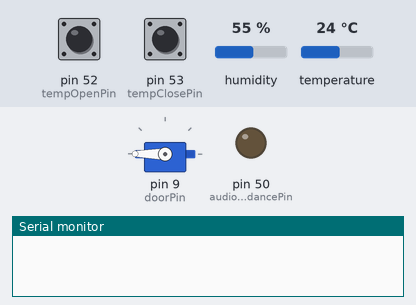
Bench run of a sketch on a simulated Arduino Mega 2560, built with avr-gcc and run on an emulated ATmega2560. Shown: servo, output pins drawn as LEDs (lit = HIGH), the last lines printed to the serial monitor. The inputs (shaded band) are chosen by the test bench; at power-on: pin 52 (tempOpenPin) HIGH, pin 53 (tempClosePin) HIGH, humidity 55 %, temperature 24 °C.

Above: at 1.2 s.
1.3 s: pin 52 (tempOpenPin) pulled LOW for 0.15 s
At 2.0 s:
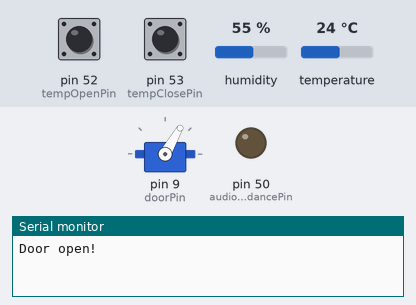
2.9 s: pin 53 (tempClosePin) pulled LOW for 0.15 s
At 4.1 s:
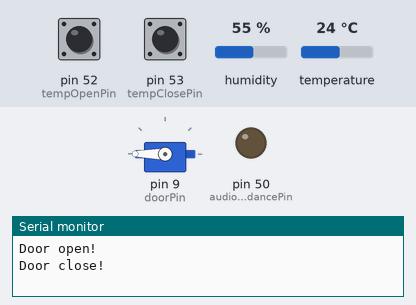
7.0 s: pin 52 (tempOpenPin) pulled LOW for 1 s
At 7.6 s:
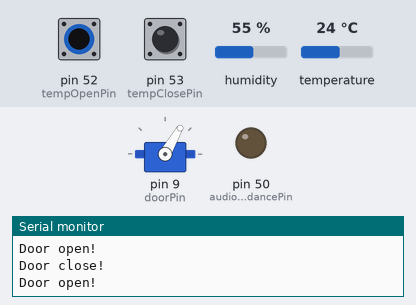
9.5 s: pin 53 (tempClosePin) pulled LOW for 1 s
At 10.3 s:
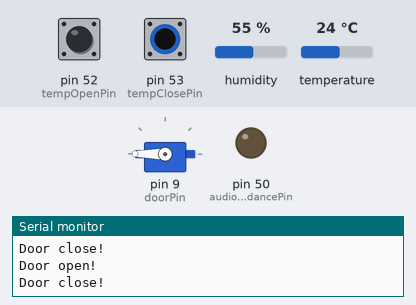
Timing chart, 0 to 12.5 s (numbered marks = the images above; inputs shaded):
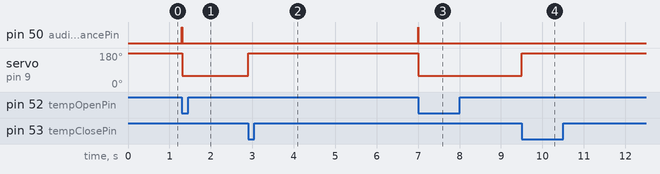

Measured:
- after the input at 1.3 s, pin 50 (audioGuidancePin): LOW → HIGH at once, → LOW 0.01 s later; servo on pin 9 (doorPin): 180° → 60° at once
- after the input at 2.9 s, servo on pin 9 (doorPin): 60° → 180° at once
- after the input at 7.0 s, pin 50 (audioGuidancePin): LOW → HIGH at once, → LOW 0.01 s later; servo on pin 9 (doorPin): 180° → 60° at once
- after the input at 9.5 s, servo on pin 9 (doorPin): 60° → 180° at once

The sketch:

Voice-Recognition-Audio-Guidance.ino
```cpp
#include <SoftwareSerial.h>
#include <Servo.h>
#include <DHT.h>

const int audioGuidancePin = 50;
const int tempOpenPin = 52;
const int tempClosePin = 53;
boolean isDoorOpen;

const int dhtPin = 4;
const int doorPin = 9;
const int btRx = 10;
const int btTx = 11;

DHT dhtModule(dhtPin, DHT11);
float humidity;

// declaration class instances
SoftwareSerial btSerial(btTx, btRx);
Servo doorServo;
int doorAngle = 180;

void setup() {
    // for monitoring
    Serial.begin(9600);

    // Mega <-> Touch Screen
//    Serial3.begin(9600);

    // Mega <-> Uno UART communication -> Serial1 object (19:Rx, 18:Tx)
    Serial1.begin(9600);

    // Mega <-> Smartphone Bluetooth communication
    btSerial.begin(9600);

    doorServo.attach(doorPin);
    doorServo.write(doorAngle);


    pinMode(audioGuidancePin, OUTPUT);
    pinMode(tempOpenPin, INPUT_PULLUP);
    pinMode(tempClosePin, INPUT_PULLUP);

    isDoorOpen = false;
}

void getHumidity() {            // 습도 측정
    humidity = dhtModule.readHumidity();
    //char hTemp[10] = {0};
    //utoa(int(humidity), hTemp, 10);
    //t1.setText(hTemp);
    //Serial.println(humidity);
}

unsigned long t1_prev = 0;            // millis 함수을 위한 변수
unsigned long t1_delay = 1500;

void loop() {
    unsigned long t1_now = millis();

    if(t1_now - t1_prev >= t1_delay) {
        t1_prev = t1_now;
        getHumidity();
        //btSerial.print(String("H")+String(int(humidity)));
    }


    // setting bluetooth module
    if(btSerial.available()){Serial.write(btSerial.read());}
    if(Serial.available()){btSerial.write(Serial.read());}


    int tempOpenInput = digitalRead(tempOpenPin);
    int tempCloseInput = digitalRead(tempClosePin);
    if(tempOpenInput == LOW && tempCloseInput == LOW){
        Serial.println("Both pressed - Do nothing");
    }
    else {
        if(tempOpenInput == LOW && !isDoorOpen){
            isDoorOpen = true;

            digitalWrite(audioGuidancePin, HIGH);
            delay(10);
            digitalWrite(audioGuidancePin, LOW);

            doorAngle = 60;
            doorServo.write(doorAngle);
            Serial.println("Door open!");
        }

        if(tempCloseInput == LOW && isDoorOpen){
            isDoorOpen = false;

            doorAngle = 180;
            doorServo.write(doorAngle);
            Serial.println("Door close!");
        }
    }


    // Sub -> Main 데이터 받아오기
    // 이 데이터를 다시 스마트폰으로 던져줄 것
    static String prevData, currentData;
    if(Serial1.available()){
        currentData = Serial1.readString();

        if(prevData != currentData){
            Serial.print(currentData);
            prevData = currentData;
        }

        btSerial.print(String("H")+String(humidity));
        btSerial.print(String("W")+currentData);
    }
}
```
